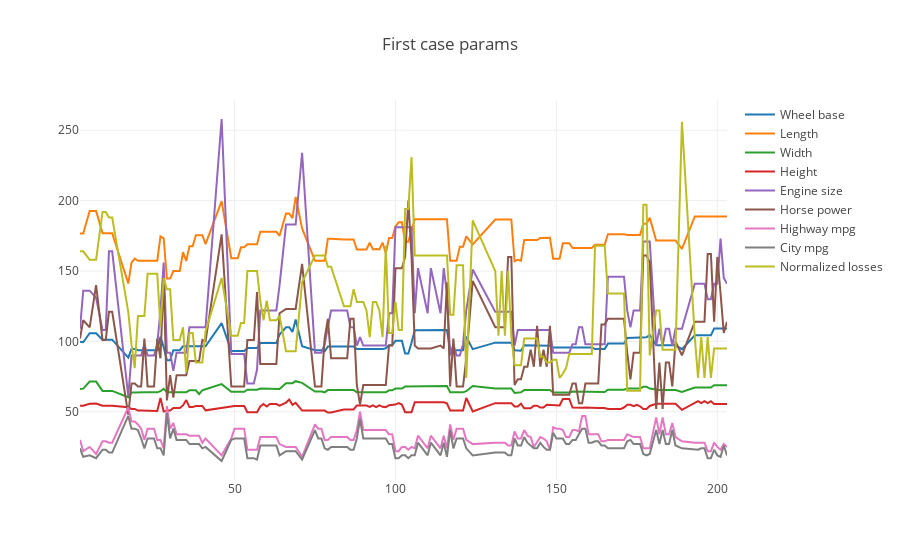

Here is the notebook cell this chart was saved with:
### Markdown cell above
Марка машины нам больше не понадобится

### Code cell
#посмотрим, как вообще выглядит распределение наших характеристик
trace0 = go.Scatter(x=df2.index, y=df2['wheel-base'], name='Wheel base')
trace1 = go.Scatter(x=df2.index, y=df2['length'],name='Length')
trace2 = go.Scatter(x=df2.index, y=df2['width'],name='Width')
trace3 = go.Scatter(x=df2.index, y=df2['height'],name='Height')
trace4 = go.Scatter(x=df2.index, y=df2['engine-size'],name='Engine size')
trace5 = go.Scatter(x=df2.index, y=df2['horsepower'],name='Horse power')
trace6 = go.Scatter(x=df2.index, y=df2['highway-mpg'],name='Highway mpg')
trace7 = go.Scatter(x=df2.index, y=df2['city-mpg'],name='City mpg')
trace8 = go.Scatter(x=df2.index, y=df2['normalized-losses'],name='Normalized losses')

data = [trace0, trace1, trace2, trace3, trace4, trace5, trace6, trace7, trace8]
layout = {'title': 'First case params'}
fig = go.Figure(data=data, layout=layout)
iplot(fig)

### Figure 1 — Plotly figure (JSON) as saved in the notebook; plotly's stock layout.template omitted (floating-point values rounded to 4 significant figures; data arrays with more than 128 entries replaced by an {"elided": "..."} marker saying what was removed)
{"data": [{"name": "Wheel base", "type": "scatter", "x": {"elided": "164 int values"}, "y": {"elided": "164 float values"}}, {"name": "Length", "type": "scatter", "x": {"elided": "164 int values"}, "y": {"elided": "164 float values"}}, {"name": "Width", "type": "scatter", "x": {"elided": "164 int values"}, "y": {"elided": "164 float values"}}, {"name": "Height", "type": "scatter", "x": {"elided": "164 int values"}, "y": {"elided": "164 float values"}}, {"name": "Engine size", "type": "scatter", "x": {"elided": "164 int values"}, "y": {"elided": "164 int values"}}, {"name": "Horse power", "type": "scatter", "x": {"elided": "164 int values"}, "y": {"elided": "164 int values"}}, {"name": "Highway mpg", "type": "scatter", "x": {"elided": "164 int values"}, "y": {"elided": "164 int values"}}, {"name": "City mpg", "type": "scatter", "x": {"elided": "164 int values"}, "y": {"elided": "164 int values"}}, {"name": "Normalized losses", "type": "scatter", "x": {"elided": "164 int values"}, "y": {"elided": "164 int values"}}], "layout": {"title": "First case params"}}
